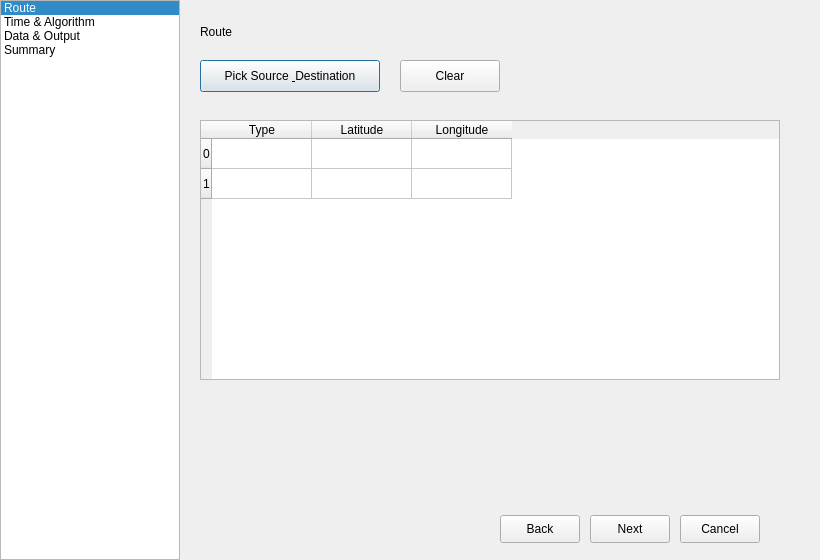
<ui version="4.0">
 <class>WRTPluginLiteDialogBase</class>
 <widget class="QDialog" name="WRTPluginLiteDialogBase">
  <property name="geometry">
   <rect>
    <x>0</x>
    <y>0</y>
    <width>820</width>
    <height>560</height>
   </rect>
  </property>
  <property name="windowTitle">
   <string>WRT Config Wizard</string>
  </property>

  <widget class="QListWidget" name="navList">
   <property name="geometry">
    <rect>
     <x>0</x>
     <y>0</y>
     <width>180</width>
     <height>560</height>
    </rect>
   </property>
   <property name="currentRow">
    <number>0</number>
   </property>
   <item>
    <property name="text">
     <string>Route</string>
    </property>
   </item>
   <item>
    <property name="text">
     <string>Time &amp; Algorithm</string>
    </property>
   </item>
   <item>
    <property name="text">
     <string>Data &amp; Output</string>
    </property>
   </item>
   <item>
    <property name="text">
     <string>Summary</string>
    </property>
   </item>
  </widget>

  <widget class="QStackedWidget" name="stackedWidget">
   <property name="geometry">
    <rect>
     <x>180</x>
     <y>0</y>
     <width>640</width>
     <height>500</height>
    </rect>
   </property>

   <!-- Page 1: Route -->
   <widget class="QWidget" name="pageRoute">
    <widget class="QLabel" name="labelRouteTitle">
     <property name="geometry">
      <rect>
       <x>20</x>
       <y>20</y>
       <width>200</width>
       <height>24</height>
      </rect>
     </property>
     <property name="text">
      <string>Route</string>
     </property>
    </widget>

    <widget class="QPushButton" name="btnPickRoute">
     <property name="geometry">
      <rect>
       <x>20</x>
       <y>60</y>
       <width>180</width>
       <height>32</height>
      </rect>
     </property>
     <property name="text">
      <string>Pick Source &amp; Destination</string>
     </property>
    </widget>

    <widget class="QPushButton" name="btnClearRoute">
     <property name="geometry">
      <rect>
       <x>220</x>
       <y>60</y>
       <width>100</width>
       <height>32</height>
      </rect>
     </property>
     <property name="text">
      <string>Clear</string>
     </property>
    </widget>

    <widget class="QTableWidget" name="tableRoute">
     <property name="geometry">
      <rect>
       <x>20</x>
       <y>120</y>
       <width>580</width>
       <height>260</height>
      </rect>
     </property>
     <property name="columnCount">
      <number>3</number>
     </property>
     <property name="rowCount">
      <number>2</number>
     </property>
     <column>
      <property name="text">
       <string>Type</string>
      </property>
     </column>
     <column>
      <property name="text">
       <string>Latitude</string>
      </property>
     </column>
     <column>
      <property name="text">
       <string>Longitude</string>
      </property>
     </column>
     <row>
      <property name="text">
       <string>0</string>
      </property>
     </row>
     <row>
      <property name="text">
       <string>1</string>
      </property>
     </row>
    </widget>
   </widget>

   <!-- Page 2: Time & Algorithm -->
   <widget class="QWidget" name="pageTimeAlgorithm">
    <widget class="QLabel" name="labelTimeAlgoTitle">
     <property name="geometry">
      <rect>
       <x>20</x>
       <y>20</y>
       <width>200</width>
       <height>24</height>
      </rect>
     </property>
     <property name="text">
      <string>Time &amp; Algorithm</string>
     </property>
    </widget>

    <widget class="QLabel" name="labelDepartureTime">
     <property name="geometry">
      <rect>
       <x>20</x>
       <y>70</y>
       <width>140</width>
       <height>24</height>
      </rect>
     </property>
     <property name="text">
      <string>Departure Time</string>
     </property>
    </widget>

    <widget class="QDateTimeEdit" name="dateTimeDeparture">
     <property name="geometry">
      <rect>
       <x>180</x>
       <y>70</y>
       <width>220</width>
       <height>26</height>
      </rect>
     </property>
     <property name="displayFormat">
      <string>yyyy-MM-dd HH:mm</string>
     </property>
    </widget>

    <widget class="QLabel" name="labelArrivalTime">
     <property name="geometry">
      <rect>
       <x>20</x>
       <y>110</y>
       <width>140</width>
       <height>24</height>
      </rect>
     </property>
     <property name="text">
      <string>Arrival Time (optional)</string>
     </property>
    </widget>

    <widget class="QDateTimeEdit" name="dateTimeArrival">
     <property name="geometry">
      <rect>
       <x>180</x>
       <y>110</y>
       <width>220</width>
       <height>26</height>
      </rect>
     </property>
     <property name="displayFormat">
      <string>yyyy-MM-dd HH:mm</string>
     </property>
    </widget>

    <widget class="QLabel" name="labelForecastHorizon">
     <property name="geometry">
      <rect>
       <x>20</x>
       <y>160</y>
       <width>140</width>
       <height>24</height>
      </rect>
     </property>
     <property name="text">
      <string>Forecast Horizon (h)</string>
     </property>
    </widget>

    <widget class="QSpinBox" name="spinForecastHorizon">
     <property name="geometry">
      <rect>
       <x>180</x>
       <y>160</y>
       <width>100</width>
       <height>26</height>
      </rect>
     </property>
     <property name="minimum">
      <number>1</number>
     </property>
     <property name="maximum">
      <number>240</number>
     </property>
     <property name="value">
      <number>90</number>
     </property>
    </widget>

    <widget class="QLabel" name="labelForecastResolution">
     <property name="geometry">
      <rect>
       <x>20</x>
       <y>200</y>
       <width>140</width>
       <height>24</height>
      </rect>
     </property>
     <property name="text">
      <string>Forecast Resolution (h)</string>
     </property>
    </widget>

    <widget class="QSpinBox" name="spinForecastResolution">
     <property name="geometry">
      <rect>
       <x>180</x>
       <y>200</y>
       <width>100</width>
       <height>26</height>
      </rect>
     </property>
     <property name="minimum">
      <number>1</number>
     </property>
     <property name="maximum">
      <number>24</number>
     </property>
     <property name="value">
      <number>3</number>
     </property>
    </widget>

    <widget class="QLabel" name="labelAlgorithm">
     <property name="geometry">
      <rect>
       <x>20</x>
       <y>250</y>
       <width>140</width>
       <height>24</height>
      </rect>
     </property>
     <property name="text">
      <string>Algorithm Type</string>
     </property>
    </widget>

    <widget class="QComboBox" name="comboAlgorithm">
     <property name="geometry">
      <rect>
       <x>180</x>
       <y>250</y>
       <width>220</width>
       <height>26</height>
      </rect>
     </property>
    </widget>

    <widget class="QLabel" name="labelVessel">
     <property name="geometry">
      <rect>
       <x>20</x>
       <y>290</y>
       <width>140</width>
       <height>24</height>
      </rect>
     </property>
     <property name="text">
      <string>Boat Preset</string>
     </property>
    </widget>

    <widget class="QComboBox" name="comboVessel">
     <property name="geometry">
      <rect>
       <x>180</x>
       <y>290</y>
       <width>220</width>
       <height>26</height>
      </rect>
     </property>
    </widget>
   </widget>

   <!-- Page 3: Data & Output -->
   <widget class="QWidget" name="pageDataOutput">
    <widget class="QLabel" name="labelDataOutputTitle">
     <property name="geometry">
      <rect>
       <x>20</x>
       <y>20</y>
       <width>200</width>
       <height>24</height>
      </rect>
     </property>
     <property name="text">
      <string>Data &amp; Output</string>
     </property>
    </widget>

    <widget class="QLabel" name="labelDataMode">
     <property name="geometry">
      <rect>
       <x>20</x>
       <y>70</y>
       <width>140</width>
       <height>24</height>
      </rect>
     </property>
     <property name="text">
      <string>Data Mode</string>
     </property>
    </widget>

    <widget class="QComboBox" name="comboDataMode">
     <property name="geometry">
      <rect>
       <x>180</x>
       <y>70</y>
       <width>220</width>
       <height>26</height>
      </rect>
     </property>
    </widget>

    <widget class="QLabel" name="labelWeatherPath">
     <property name="geometry">
      <rect>
       <x>20</x>
       <y>120</y>
       <width>140</width>
       <height>24</height>
      </rect>
     </property>
     <property name="text">
      <string>Weather Data Path</string>
     </property>
    </widget>

    <widget class="QLineEdit" name="lineWeatherPath">
     <property name="geometry">
      <rect>
       <x>180</x>
       <y>120</y>
       <width>340</width>
       <height>26</height>
      </rect>
     </property>
    </widget>

    <widget class="QLabel" name="labelDepthPath">
     <property name="geometry">
      <rect>
       <x>20</x>
       <y>170</y>
       <width>140</width>
       <height>24</height>
      </rect>
     </property>
     <property name="text">
      <string>Depth Data Path</string>
     </property>
    </widget>

    <widget class="QLineEdit" name="lineDepthPath">
     <property name="geometry">
      <rect>
       <x>180</x>
       <y>170</y>
       <width>340</width>
       <height>26</height>
      </rect>
     </property>
    </widget>

    <widget class="QLabel" name="labelRouteOutputPath">
     <property name="geometry">
      <rect>
       <x>20</x>
       <y>220</y>
       <width>140</width>
       <height>24</height>
      </rect>
     </property>
     <property name="text">
      <string>Route Output Path</string>
     </property>
    </widget>

    <widget class="QLineEdit" name="lineRouteOutputPath">
     <property name="geometry">
      <rect>
       <x>180</x>
       <y>220</y>
       <width>340</width>
       <height>26</height>
      </rect>
     </property>
    </widget>
   </widget>

   <!-- Page 4: Summary -->
   <widget class="QWidget" name="pageSummary">
    <widget class="QLabel" name="labelSummaryTitle">
     <property name="geometry">
      <rect>
       <x>20</x>
       <y>20</y>
       <width>200</width>
       <height>24</height>
      </rect>
     </property>
     <property name="text">
      <string>Summary</string>
     </property>
    </widget>

    <widget class="QPlainTextEdit" name="summaryText">
     <property name="geometry">
      <rect>
       <x>20</x>
       <y>60</y>
       <width>580</width>
       <height>340</height>
      </rect>
     </property>
     <property name="readOnly">
      <bool>true</bool>
     </property>
    </widget>
   </widget>
  </widget>

  <widget class="QPushButton" name="btnBack">
   <property name="geometry">
    <rect>
     <x>500</x>
     <y>515</y>
     <width>80</width>
     <height>28</height>
    </rect>
   </property>
   <property name="text">
    <string>Back</string>
   </property>
  </widget>

  <widget class="QPushButton" name="btnNext">
   <property name="geometry">
    <rect>
     <x>590</x>
     <y>515</y>
     <width>80</width>
     <height>28</height>
    </rect>
   </property>
   <property name="text">
    <string>Next</string>
   </property>
  </widget>

  <widget class="QPushButton" name="btnCancel">
   <property name="geometry">
    <rect>
     <x>680</x>
     <y>515</y>
     <width>80</width>
     <height>28</height>
    </rect>
   </property>
   <property name="text">
    <string>Cancel</string>
   </property>
  </widget>
 </widget>

 <resources/>
 <connections/>
</ui>
